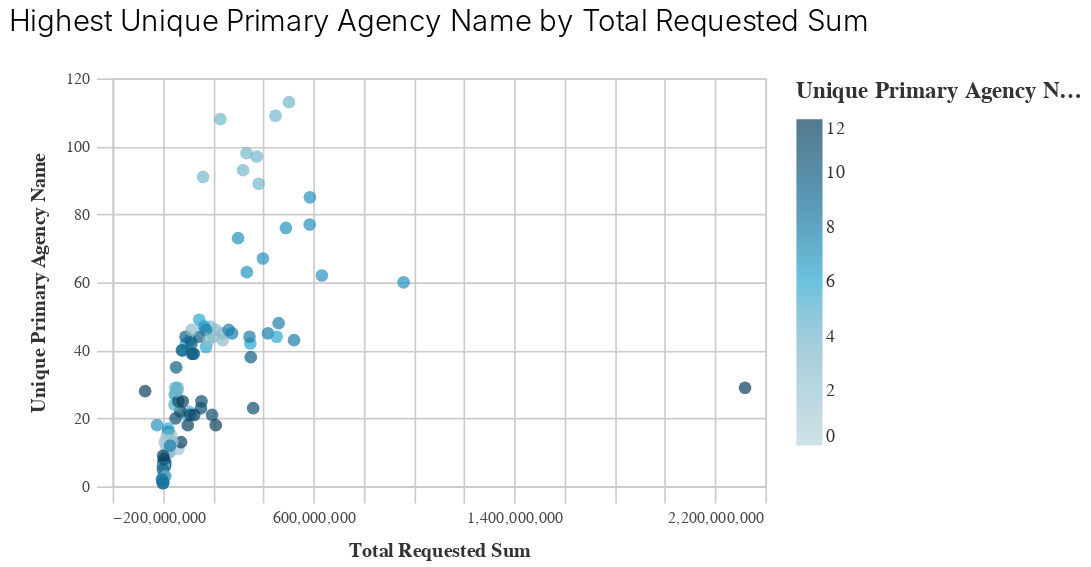

Notebook source saved alongside this figure:
### Code cell
basic_scatter_chart(df2, "unique_primary_agency_name", "total_requested_sum", "dist")
